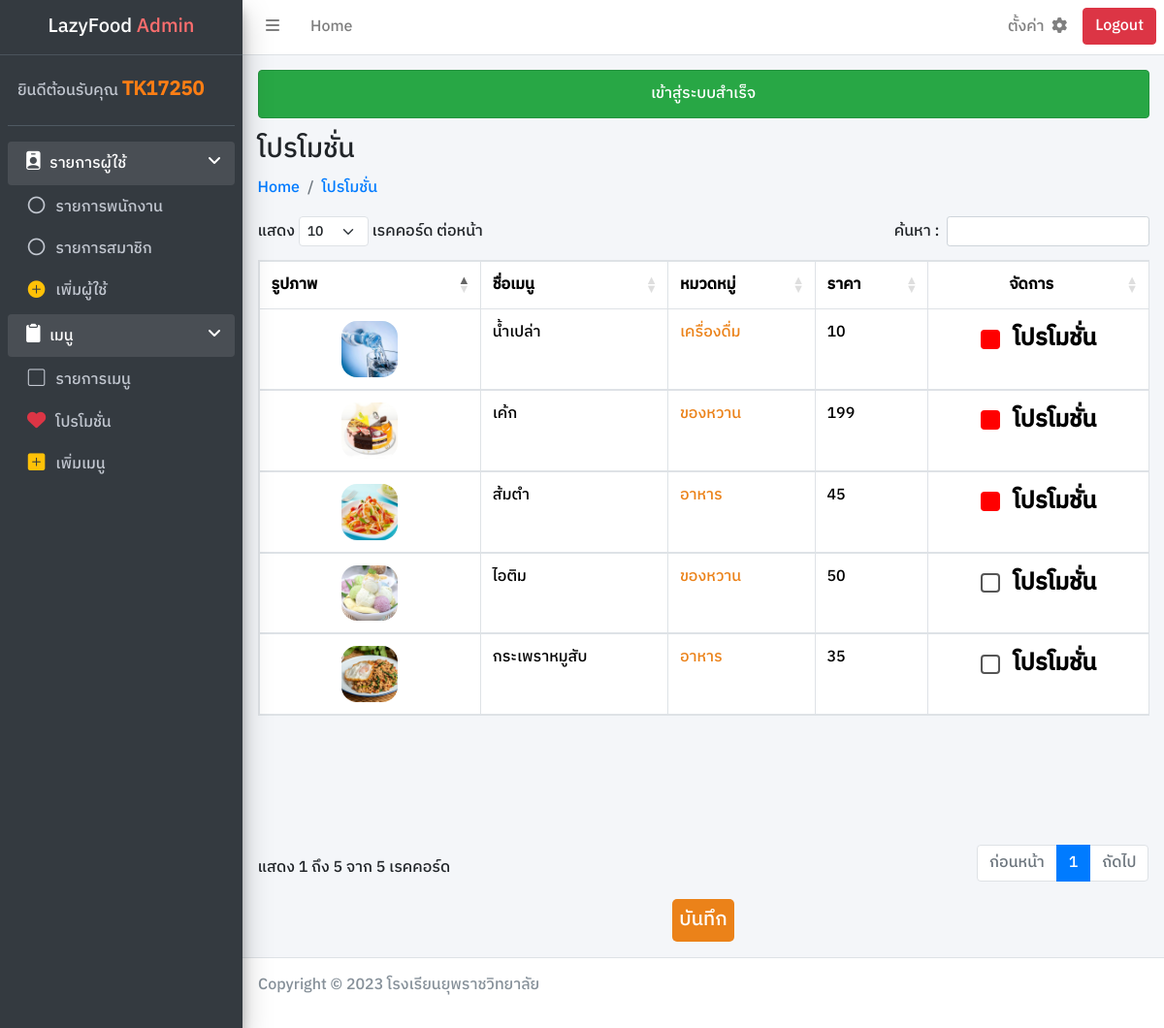
The app's page /admin/menupromotion.php (signed in) with its own data.
### tables this page shows
CREATE TABLE `Menu` (
  `m_id` int(11) NOT NULL,
  `m_name` varchar(255) NOT NULL,
  `m_type` varchar(255) NOT NULL,
  `m_price` int(11) NOT NULL,
  `m_image` varchar(255) NOT NULL,
  `m_promotion` tinyint(1) NOT NULL
);

### connect/server.php (called while the page is built, shortened)
<?php session_start();
    class DB_conn {
        function __construct() {
            $conn = mysqli_connect(DB_host, DB_user, DB_pass, DB_name);
            $this->dbconn = $conn;
        }
    }

### class/menu_db.php (called while the page is built, shortened)
<?php require_once '../connect/server.php';
    class Menu_DB extends DB_conn {
        public function readmenupromotion() {
            $sql = "SELECT * FROM Menu ORDER BY m_promotion DESC";
            $result = mysqli_query($this->dbconn, $sql);
            return $result;
        }
    }

### admin/menupromotion.php (the view, shortened to what this page needs)
<?php require_once '../connect/server.php';
require_once '../class/menu_db.php';
    $dbmenu = new Menu_DB;
    $readmenu = $dbmenu->readmenupromotion();
?>
<!DOCTYPE html>
<html lang="en">
<head>
    <link rel="stylesheet" href="../framework/css/bootstrap.min.css">
    <link rel="stylesheet" href="https://cdn.jsdelivr.net/npm/bootstrap-icons@1.11.2/font/bootstrap-icons.min.css">
    <link rel="stylesheet" href="../framework/css/adminlte.min.css">
    <link rel="stylesheet" href="https://cdnjs.cloudflare.com/ajax/libs/font-awesome/6.2.1/css/all.min.css">
    <link rel="stylesheet" href="../framework/DataTables/datatables.min.css">
    <link rel="stylesheet" href="../dist/css/main.css">
</head>
<body class="wrapper">
    <?php include_once './component/navbar.php'; ?>
    <?php include_once './component/sidebar.php'; ?>
    <div class="content-wrapper">
        <div class="content-header">
            <div class="container-fluid">
                <div>
                    <?php include_once './component/succeed.php' ?>
                </div>
                <div >
                    <h3 class="">โปรโมชั่น</h3>
                </div>
                <div>
                    <nav aria-label="breadcrumb">
                        <ol class="breadcrumb">
                            <li class="breadcrumb-item"><a href="./adminpage.php">Home</a></li>
                            <li class="breadcrumb-item"><a href="./menupromotion.php">โปรโมชั่น</a></li>
                        </ol>
                    </nav>
                </div>
            </div>
        </div>
        <div class="content">
            <div class="container-fluid">
                <div class="row">
                    <div class="col-12 w-100">
                        <form action="../process/addpromotion_db.php" method="post" class="mb-3">
                            <div class="table-responsive mb-3">
                                <table class="table table-hover table-bordered" id="promotiontable">
                                    <thead>
                                        <tr>
                                            <th scope="col" class="col-3">รูปภาพ</th>
                                            <th scope="col">ชื่อเมนู</th>
                                            <th scope="col">หมวดหมู่</th>
                                            <th scope="col">ราคา</th>
                                            <th scope="col" class="text-center">จัดการ</th>
                                        </tr>
                                    </thead>
                                    <tbody class="table-group-divider">
                                        <?php while ($row = mysqli_fetch_assoc($readmenu)) { ?>
                                            <tr>
                                                <td class="text-center">
                                                    <div class="row">
                                                        <div class="col col-md-6 col-lg-4 m-auto d-block">
                                                            <img src="../uploads/<?php echo $row['m_image']; ?>" alt="menu" class="img-fluid rounded-4">
                                                        </div>
                                                    </div>
                                                </td>
                                                <td><?php echo $row['m_name'] ?></td>
                                                <td style="color: #eb8219;"><?php echo $row['m_type'] ?></td>
                                                <td><?php echo $row['m_price'] ?></td>
                                                <td class="text-center fs-4">
                                                    <input type="checkbox" name="promotion[]" id="promotion_<?php echo $row['m_id']; ?>" value="<?php echo $row['m_id']; ?>" <?php echo ($row['m_promotion'] == "1") ? "checked" : ""; ?>>
                                                    <label for="promotion_<?php echo $row['m_id']; ?>">โปรโมชั่น</label>
                                                </td>
                                            </tr>
                                        <?php } ?>
                                    </tbody>
                                </table>
                            </div>
                            <button type="submit" name="addpro" class="btn btn-color m-auto d-block fs-5">บันทึก</button>
                        </form>
                    </div>
                </div>
            </div>
        </div>
    </div>
    <?php include_once './component/footer.php'; ?>
</body>
</html>

### admin/component/navbar.php (shortened to what this page needs)
<?php require_once '../connect/server.php';
?>
<nav class="main-header navbar navbar-expand navbar-white navbar-light">
    <ul class="navbar-nav">
        <li class="nav-item">
            <a class="nav-link" data-widget="pushmenu" type="button"><i class="fas fa-bars"></i></a>
        </li>
        <li class="nav-item d-none d-sm-inline-block">
            <a href="adminpage.php" class="nav-link">Home</a>
        </li>
    </ul>
    <ul class="navbar-nav ml-auto">
        <li class="nav-item d-none d-sm-inline-block">
            <a href="./settinguser.php" class="nav-link">ตั้งค่า <i class="fa-solid fa-gear ms-1"></i></a>
        </li>
        <li class="nav-item">
            <a href="./adminpage.php?logout='1'" class="btn btn-danger">Logout</a>
        </li>
    </ul>
</nav>

### admin/component/sidebar.php
<?php require_once '../connect/server.php'; ?>
<aside class="main-sidebar sidebar-dark-primary elevation-4">
    <a href="adminpage.php" class="brand-link text-center">
        <span class="brand-text font-weight-light">LazyFood <b style="color:  #ff6e6e;">Admin</b></span>
    </a>
    <div class="sidebar">
        <div class="user-panel mt-3 pb-3 mb-3 d-flex">
            <div class="info">
                <a class="d-block">ยินดีต้อนรับคุณ <b class="fs-5" style="color:  #fd7e14;"><?php echo $_SESSION['name'] ?></b></a>
            </div>
        </div>
        <nav class="mt-2">
            <ul class="nav nav-pills nav-sidebar flex-column" data-widget="treeview" role="menu">
                <li class="nav-item menu-open">
                    <a class="nav-link" role="button">
                        <i class="nav-icon bi bi-person-badge-fill"></i>
                        <p>
                            รายการผู้ใช้
                            <i class="right fas fa-angle-left"></i>
                        </p>
                    </a>
                    <ul class="nav nav-treeview">
                        <li class="nav-item">
                            <a href="./listpersonnel.php" class="nav-link">
                                <i class="far fa-circle nav-icon"></i>
                                <p>รายการพนักงาน</p>
                            </a>
                        </li>
                        <li class="nav-item">
                            <a href="./listclient.php" class="nav-link">
                                <i class="far fa-circle nav-icon"></i>
                                <p>รายการสมาชิก</p>
                            </a>
                        </li>
                        <li class="nav-item">
                            <a href="./adduser.php" class="nav-link">
                                <i class="far bi-plus-circle-fill nav-icon text-warning"></i>
                                <p>เพิ่มผู้ใช้</p>
                            </a>
                        </li>
                    </ul>
                </li>
                <li class="nav-item menu-open">
                    <a class="nav-link" role="button">
                        <i class="nav-icon bi bi-clipboard2-fill"></i>
                        <p>
                            เมนู
                            <i class="right fas fa-angle-left"></i>
                        </p>
                    </a>
                    <ul class="nav nav-treeview">
                        <li class="nav-item">
                            <a href="./listmenu.php" class="nav-link">
                                <i class="far bi-square nav-icon"></i>
                                <p>รายการเมนู</p>
                            </a>
                        </li>
                        <li class="nav-item">
                            <a href="./menupromotion.php" class="nav-link">
                                <i class="fa-solid fa-heart nav-icon text-danger"></i>
                                <p>โปรโมชั่น</p>
                            </a>
                        </li>
                        <li class="nav-item">
                            <a href="./addmenu.php" class="nav-link">
                                <i class="far bi-plus-square-fill nav-icon text-warning"></i>
                                <p>เพิ่มเมนู</p>
                            </a>
                        </li>
                    </ul>
                </li>
            </ul>
        </nav>
    </div>
</aside>

### admin/component/succeed.php
<?php require_once '../connect/server.php'; ?>
<?php if (!empty($_SESSION['succeed'])) { ?>
    <div class="alert alert-success text-center" role="alert">
        <p class="mb-0 mt-0">
            <?php echo $_SESSION['succeed'];
            unset($_SESSION['succeed']); ?>
        </p>
    </div>
<?php } ?>

### admin/component/footer.php
<?php require_once '../connect/server.php'; ?>
<div class="main-footer">
    <p>Copyright &copy; 2023 โรงเรียนยุพราชวิทยาลัย</p>
</div>

### admin/menupromotion.php (style rules this page uses)
input[type="checkbox"] { appearance: none; -webkit-appearance: none; -moz-appearance: none; width: 20px; height: 20px; border: 2px solid #555; border-radius: 4px; outline: none; transition: 0.3s; cursor: pointer; }
input[type="checkbox"]:checked { background-color: red; border: 2px solid red; }
input[type="checkbox"] + label { display: inline-block; vertical-align: middle; cursor: pointer; margin-left: 8px; }

### records on screen
menu: m_image (picture), m_name "น้ำเปล่า", m_type "เครื่องดื่ม", m_price "10", m_promotion "☑"
menu: m_image (picture), m_name "เค้ก", m_type "ของหวาน", m_price "199", m_promotion "☑"
menu: m_image (picture), m_name "ส้มตำ", m_type "อาหาร", m_price "45", m_promotion "☑"
menu: m_image (picture), m_name "ไอติม", m_type "ของหวาน", m_price "50"
menu: m_image (picture), m_name "กระเพราหมูสับ", m_type "อาหาร", m_price "35"

### other values on screen
$_SESSION['name'] "TK17250"
$_SESSION['succeed'] "เข้าสู่ระบบสำเร็จ"
